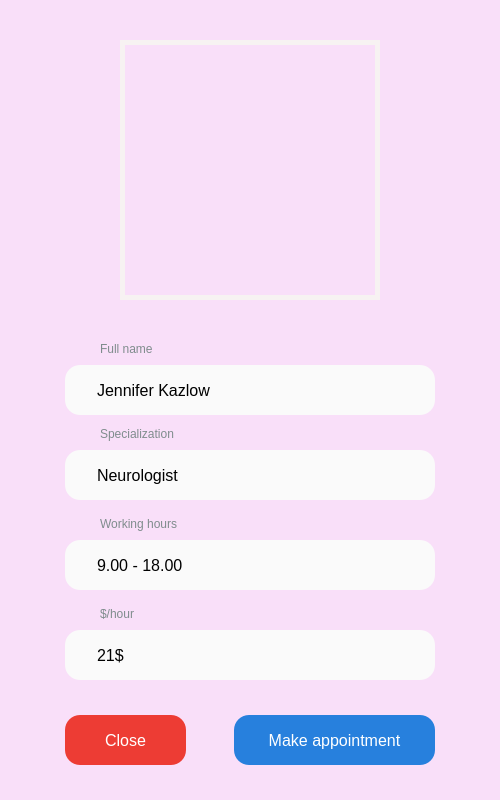
<?xml version="1.0" encoding="UTF-8"?>
<ui version="4.0">
 <class>MainWindow</class>
 <widget class="QMainWindow" name="MainWindow">
  <property name="enabled">
   <bool>true</bool>
  </property>
  <property name="geometry">
   <rect>
    <x>0</x>
    <y>0</y>
    <width>500</width>
    <height>800</height>
   </rect>
  </property>
  <property name="windowTitle">
   <string>MainWindow</string>
  </property>
  <property name="styleSheet">
   <string notr="true">background-color: #F9DFF9;</string>
  </property>
  <widget class="QWidget" name="centralwidget">
   <widget class="QLabel" name="label_1">
    <property name="geometry">
     <rect>
      <x>120</x>
      <y>40</y>
      <width>260</width>
      <height>260</height>
     </rect>
    </property>
    <property name="styleSheet">
     <string notr="true">border: 5px solid #f7f2f2</string>
    </property>
    <property name="text">
     <string/>
    </property>
    <property name="pixmap">
     <pixmap>profile.png</pixmap>
    </property>
   </widget>
   <widget class="QLineEdit" name="lineEdit_1">
    <property name="geometry">
     <rect>
      <x>65</x>
      <y>365</y>
      <width>370</width>
      <height>50</height>
     </rect>
    </property>
    <property name="styleSheet">
     <string notr="true">padding: 15px 30px;
font-size: 16px;
border-radius: 15px;
background: #FAFAFA;
border: none;</string>
    </property>
    <property name="text">
     <string>Jennifer Kazlow</string>
    </property>
    <property name="readOnly">
     <bool>true</bool>
    </property>
   </widget>
   <widget class="QLabel" name="label_2">
    <property name="geometry">
     <rect>
      <x>100</x>
      <y>340</y>
      <width>101</width>
      <height>17</height>
     </rect>
    </property>
    <property name="styleSheet">
     <string notr="true">color:#7f8c8d</string>
    </property>
    <property name="text">
     <string>Full name</string>
    </property>
   </widget>
   <widget class="QLabel" name="label_3">
    <property name="geometry">
     <rect>
      <x>100</x>
      <y>425</y>
      <width>101</width>
      <height>17</height>
     </rect>
    </property>
    <property name="styleSheet">
     <string notr="true">color:#7f8c8d</string>
    </property>
    <property name="text">
     <string>Specialization</string>
    </property>
   </widget>
   <widget class="QLineEdit" name="lineEdit_2">
    <property name="geometry">
     <rect>
      <x>65</x>
      <y>450</y>
      <width>370</width>
      <height>50</height>
     </rect>
    </property>
    <property name="styleSheet">
     <string notr="true">padding: 15px 30px;
font-size: 16px;
border-radius: 15px;
background: #FAFAFA;
border: none;</string>
    </property>
    <property name="text">
     <string>Neurologist</string>
    </property>
    <property name="readOnly">
     <bool>true</bool>
    </property>
   </widget>
   <widget class="QLabel" name="label_4">
    <property name="geometry">
     <rect>
      <x>100</x>
      <y>515</y>
      <width>101</width>
      <height>17</height>
     </rect>
    </property>
    <property name="styleSheet">
     <string notr="true">color:#7f8c8d</string>
    </property>
    <property name="text">
     <string>Working hours</string>
    </property>
   </widget>
   <widget class="QLineEdit" name="lineEdit_3">
    <property name="geometry">
     <rect>
      <x>65</x>
      <y>540</y>
      <width>370</width>
      <height>50</height>
     </rect>
    </property>
    <property name="styleSheet">
     <string notr="true">padding: 15px 30px;
font-size: 16px;
border-radius: 15px;
background: #FAFAFA;
border: none;</string>
    </property>
    <property name="text">
     <string>9.00 - 18.00</string>
    </property>
    <property name="readOnly">
     <bool>true</bool>
    </property>
   </widget>
   <widget class="QLabel" name="label_5">
    <property name="geometry">
     <rect>
      <x>100</x>
      <y>605</y>
      <width>101</width>
      <height>17</height>
     </rect>
    </property>
    <property name="styleSheet">
     <string notr="true">color:#7f8c8d</string>
    </property>
    <property name="text">
     <string>$/hour</string>
    </property>
   </widget>
   <widget class="QLineEdit" name="lineEdit_4">
    <property name="geometry">
     <rect>
      <x>65</x>
      <y>630</y>
      <width>370</width>
      <height>50</height>
     </rect>
    </property>
    <property name="styleSheet">
     <string notr="true">padding: 15px 30px;
font-size: 16px;
border-radius: 15px;
background: #FAFAFA;
border: none;</string>
    </property>
    <property name="text">
     <string>21$</string>
    </property>
    <property name="readOnly">
     <bool>true</bool>
    </property>
   </widget>
   <widget class="QPushButton" name="pushButton_2">
    <property name="geometry">
     <rect>
      <x>234</x>
      <y>715</y>
      <width>201</width>
      <height>50</height>
     </rect>
    </property>
    <property name="styleSheet">
     <string notr="true">QPushButton {
  padding: 15px 30px;
  font-size: 16px;
  border-radius: 15px;
  background: #2780DD;
  border: none;
  text-align: center;
  color: #fff;
}

QPushButton:pressed {
  background: #2B5DAA;
}</string>
    </property>
    <property name="text">
     <string>Make appointment</string>
    </property>
   </widget>
   <widget class="QPushButton" name="pushButton_1">
    <property name="geometry">
     <rect>
      <x>65</x>
      <y>715</y>
      <width>121</width>
      <height>50</height>
     </rect>
    </property>
    <property name="styleSheet">
     <string notr="true">QPushButton {
  padding: 15px 30px;
  font-size: 16px;
  border-radius: 15px;
  background: #ED3C34;
  border: none;
  text-align: center;
  color: #fff;
}

QPushButton:pressed {
  background: #AA2823;
}</string>
    </property>
    <property name="text">
     <string>Close</string>
    </property>
   </widget>
  </widget>
 </widget>
 <resources/>
 <connections/>
</ui>
